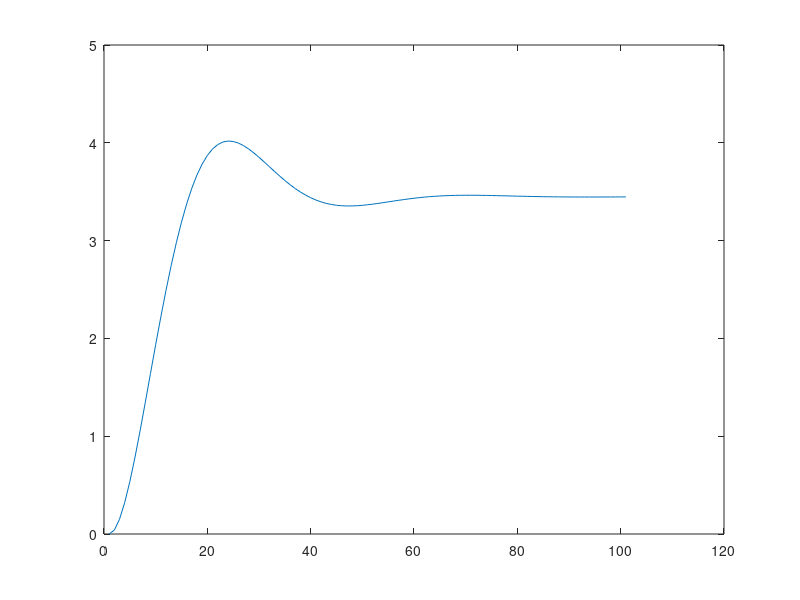
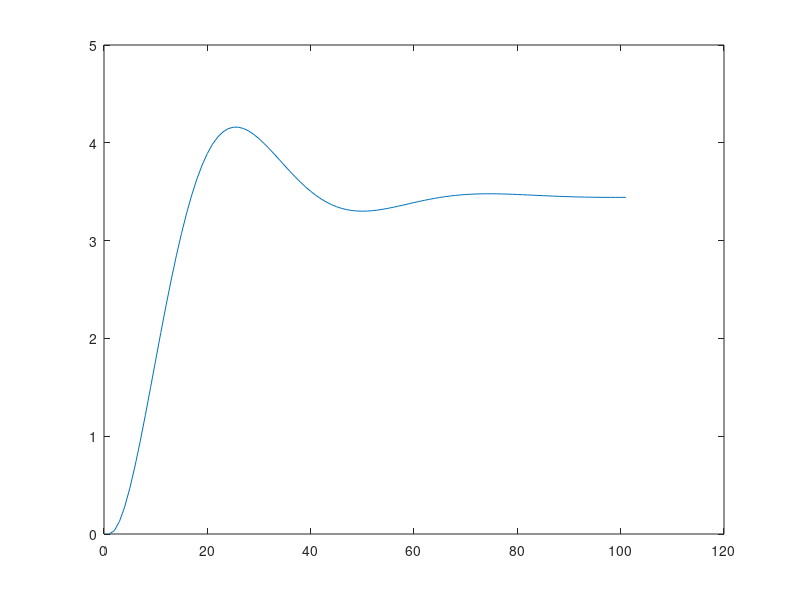

Here is the MATLAB script that generated these plots, in order:
%MOTOR ROJO/NEGRO
K1=0.29;
R1=1.11;
L1=286e-6;
J1=19.3e-6;

Num1=[K1];
Den1=[L1*J1 R1*J1 K1^2];
TF1= tf(Num1, Den1);
figure(1)
plot(step(TF1))

%MOTOR VERDE/BLANCO

K2=0.29;
R2=1.09;
L2=339e-6;
J2=19.3e-6;

Num2=[K2];
Den2=[L2*J2 R2*J2 K2^2];
TF2= tf(Num2, Den2);
figure(2)
plot(step(TF2))